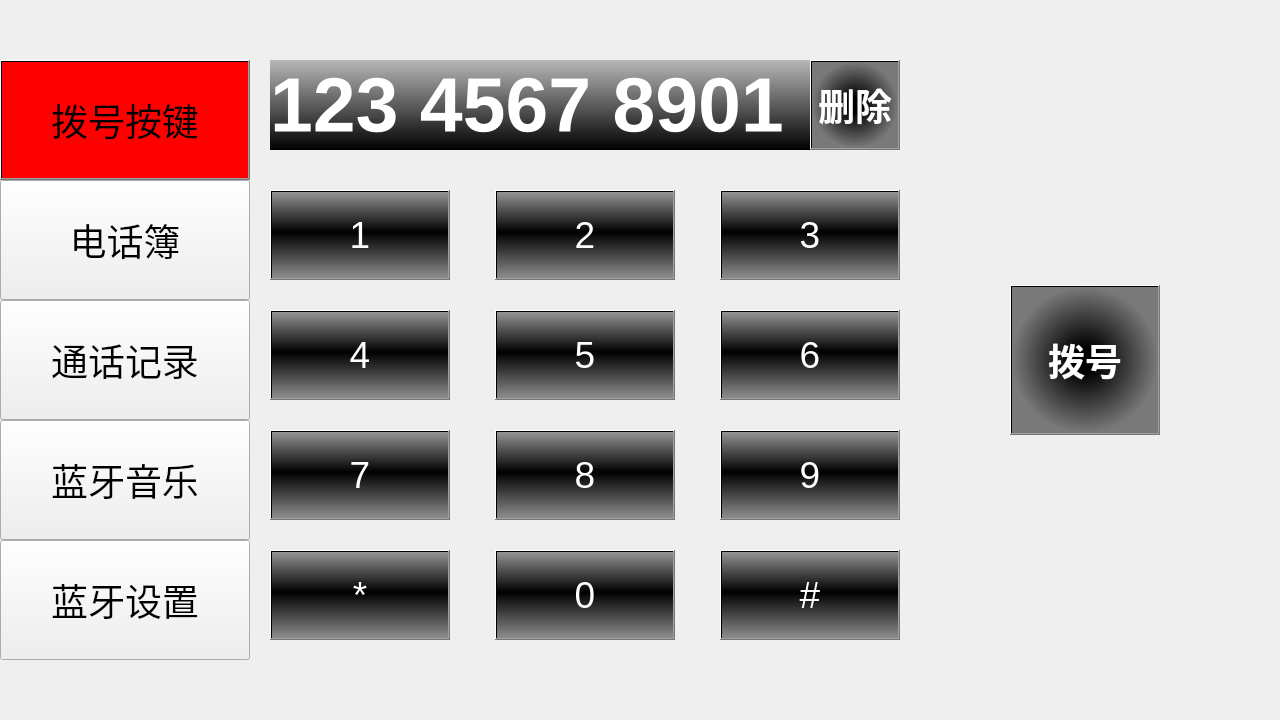
<?xml version="1.0" encoding="UTF-8"?>
<ui version="4.0">
 <class>CALL</class>
 <widget class="QWidget" name="CALL">
  <property name="geometry">
   <rect>
    <x>0</x>
    <y>0</y>
    <width>1280</width>
    <height>720</height>
   </rect>
  </property>
  <property name="windowTitle">
   <string>Form</string>
  </property>
  <widget class="QPushButton" name="pushButton_page1">
   <property name="geometry">
    <rect>
     <x>0</x>
     <y>60</y>
     <width>250</width>
     <height>120</height>
    </rect>
   </property>
   <property name="font">
    <font>
     <pointsize>28</pointsize>
    </font>
   </property>
   <property name="styleSheet">
    <string notr="true">background-color: qlineargradient(spread:pad, x1:0, y1:0, x2:0, y2:1, stop:0 rgba(255, 0, 0, 255), stop:1 rgba(255, 0, 0, 255));</string>
   </property>
   <property name="text">
    <string>拨号按键</string>
   </property>
  </widget>
  <widget class="QPushButton" name="pushButton_page4">
   <property name="geometry">
    <rect>
     <x>0</x>
     <y>420</y>
     <width>250</width>
     <height>120</height>
    </rect>
   </property>
   <property name="font">
    <font>
     <pointsize>28</pointsize>
    </font>
   </property>
   <property name="text">
    <string>蓝牙音乐</string>
   </property>
  </widget>
  <widget class="QPushButton" name="pushButton_page3">
   <property name="geometry">
    <rect>
     <x>0</x>
     <y>300</y>
     <width>250</width>
     <height>120</height>
    </rect>
   </property>
   <property name="font">
    <font>
     <pointsize>28</pointsize>
    </font>
   </property>
   <property name="text">
    <string>通话记录</string>
   </property>
  </widget>
  <widget class="QPushButton" name="pushButton_page2">
   <property name="geometry">
    <rect>
     <x>0</x>
     <y>180</y>
     <width>250</width>
     <height>120</height>
    </rect>
   </property>
   <property name="font">
    <font>
     <pointsize>28</pointsize>
    </font>
   </property>
   <property name="text">
    <string>电话簿</string>
   </property>
  </widget>
  <widget class="QPushButton" name="pushButton_page5">
   <property name="geometry">
    <rect>
     <x>0</x>
     <y>540</y>
     <width>250</width>
     <height>120</height>
    </rect>
   </property>
   <property name="font">
    <font>
     <pointsize>28</pointsize>
    </font>
   </property>
   <property name="text">
    <string>蓝牙设置</string>
   </property>
  </widget>
  <widget class="QStackedWidget" name="stackedWidget">
   <property name="geometry">
    <rect>
     <x>260</x>
     <y>20</y>
     <width>1030</width>
     <height>700</height>
    </rect>
   </property>
   <property name="currentIndex">
    <number>0</number>
   </property>
   <widget class="QWidget" name="page_1">
    <widget class="QPushButton" name="pushButton_number1">
     <property name="geometry">
      <rect>
       <x>10</x>
       <y>170</y>
       <width>180</width>
       <height>90</height>
      </rect>
     </property>
     <property name="font">
      <font>
       <pointsize>28</pointsize>
      </font>
     </property>
     <property name="styleSheet">
      <string notr="true">background-color: qlineargradient(spread:pad, x1:1, y1:1, x2:1, y2:0, stop:0 rgba(141, 141, 141, 255), stop:0.534091 rgba(0, 0, 0, 255), stop:1 rgba(148, 148, 148, 255));
color: rgb(255, 255, 255);</string>
     </property>
     <property name="text">
      <string>1</string>
     </property>
    </widget>
    <widget class="QPushButton" name="pushButton_sign">
     <property name="geometry">
      <rect>
       <x>460</x>
       <y>530</y>
       <width>180</width>
       <height>90</height>
      </rect>
     </property>
     <property name="font">
      <font>
       <pointsize>28</pointsize>
      </font>
     </property>
     <property name="styleSheet">
      <string notr="true">background-color: qlineargradient(spread:pad, x1:1, y1:1, x2:1, y2:0, stop:0 rgba(141, 141, 141, 255), stop:0.534091 rgba(0, 0, 0, 255), stop:1 rgba(148, 148, 148, 255));
color: rgb(255, 255, 255);</string>
     </property>
     <property name="text">
      <string>#</string>
     </property>
    </widget>
    <widget class="QPushButton" name="pushButton_number8">
     <property name="geometry">
      <rect>
       <x>235</x>
       <y>410</y>
       <width>180</width>
       <height>90</height>
      </rect>
     </property>
     <property name="font">
      <font>
       <pointsize>28</pointsize>
      </font>
     </property>
     <property name="styleSheet">
      <string notr="true">background-color: qlineargradient(spread:pad, x1:1, y1:1, x2:1, y2:0, stop:0 rgba(141, 141, 141, 255), stop:0.534091 rgba(0, 0, 0, 255), stop:1 rgba(148, 148, 148, 255));
color: rgb(255, 255, 255);</string>
     </property>
     <property name="text">
      <string>8</string>
     </property>
    </widget>
    <widget class="QPushButton" name="pushButton_callphone">
     <property name="geometry">
      <rect>
       <x>750</x>
       <y>265</y>
       <width>150</width>
       <height>150</height>
      </rect>
     </property>
     <property name="font">
      <font>
       <pointsize>28</pointsize>
       <weight>75</weight>
       <bold>true</bold>
      </font>
     </property>
     <property name="styleSheet">
      <string notr="true">background-color: qradialgradient(spread:pad, cx:0.5, cy:0.5, radius:0.5, fx:0.5, fy:0.5, stop:0.170455 rgba(0, 0, 0, 255), stop:1 rgba(121, 121, 121, 255));
color: rgb(255, 255, 255);</string>
     </property>
     <property name="text">
      <string>拨号</string>
     </property>
    </widget>
    <widget class="QPushButton" name="pushButton_number2">
     <property name="geometry">
      <rect>
       <x>235</x>
       <y>170</y>
       <width>180</width>
       <height>90</height>
      </rect>
     </property>
     <property name="font">
      <font>
       <pointsize>28</pointsize>
      </font>
     </property>
     <property name="styleSheet">
      <string notr="true">background-color: qlineargradient(spread:pad, x1:1, y1:1, x2:1, y2:0, stop:0 rgba(141, 141, 141, 255), stop:0.534091 rgba(0, 0, 0, 255), stop:1 rgba(148, 148, 148, 255));
color: rgb(255, 255, 255);</string>
     </property>
     <property name="text">
      <string>2</string>
     </property>
    </widget>
    <widget class="QPushButton" name="pushButton_number5">
     <property name="geometry">
      <rect>
       <x>235</x>
       <y>290</y>
       <width>180</width>
       <height>90</height>
      </rect>
     </property>
     <property name="font">
      <font>
       <pointsize>28</pointsize>
      </font>
     </property>
     <property name="styleSheet">
      <string notr="true">background-color: qlineargradient(spread:pad, x1:1, y1:1, x2:1, y2:0, stop:0 rgba(141, 141, 141, 255), stop:0.534091 rgba(0, 0, 0, 255), stop:1 rgba(148, 148, 148, 255));
color: rgb(255, 255, 255);</string>
     </property>
     <property name="text">
      <string>5</string>
     </property>
    </widget>
    <widget class="QPushButton" name="pushButton_star">
     <property name="geometry">
      <rect>
       <x>10</x>
       <y>530</y>
       <width>180</width>
       <height>90</height>
      </rect>
     </property>
     <property name="font">
      <font>
       <pointsize>28</pointsize>
      </font>
     </property>
     <property name="styleSheet">
      <string notr="true">background-color: qlineargradient(spread:pad, x1:1, y1:1, x2:1, y2:0, stop:0 rgba(141, 141, 141, 255), stop:0.534091 rgba(0, 0, 0, 255), stop:1 rgba(148, 148, 148, 255));
color: rgb(255, 255, 255);</string>
     </property>
     <property name="text">
      <string>*</string>
     </property>
    </widget>
    <widget class="QPushButton" name="pushButton_number9">
     <property name="geometry">
      <rect>
       <x>460</x>
       <y>410</y>
       <width>180</width>
       <height>90</height>
      </rect>
     </property>
     <property name="font">
      <font>
       <pointsize>28</pointsize>
      </font>
     </property>
     <property name="styleSheet">
      <string notr="true">background-color: qlineargradient(spread:pad, x1:1, y1:1, x2:1, y2:0, stop:0 rgba(141, 141, 141, 255), stop:0.534091 rgba(0, 0, 0, 255), stop:1 rgba(148, 148, 148, 255));
color: rgb(255, 255, 255);</string>
     </property>
     <property name="text">
      <string>9</string>
     </property>
    </widget>
    <widget class="QPushButton" name="pushButton_number4">
     <property name="geometry">
      <rect>
       <x>10</x>
       <y>290</y>
       <width>180</width>
       <height>90</height>
      </rect>
     </property>
     <property name="font">
      <font>
       <pointsize>28</pointsize>
      </font>
     </property>
     <property name="styleSheet">
      <string notr="true">background-color: qlineargradient(spread:pad, x1:1, y1:1, x2:1, y2:0, stop:0 rgba(141, 141, 141, 255), stop:0.534091 rgba(0, 0, 0, 255), stop:1 rgba(148, 148, 148, 255));
color: rgb(255, 255, 255);</string>
     </property>
     <property name="text">
      <string>4</string>
     </property>
    </widget>
    <widget class="QPushButton" name="pushButton_number3">
     <property name="geometry">
      <rect>
       <x>460</x>
       <y>170</y>
       <width>180</width>
       <height>90</height>
      </rect>
     </property>
     <property name="font">
      <font>
       <pointsize>28</pointsize>
      </font>
     </property>
     <property name="styleSheet">
      <string notr="true">background-color: qlineargradient(spread:pad, x1:1, y1:1, x2:1, y2:0, stop:0 rgba(141, 141, 141, 255), stop:0.534091 rgba(0, 0, 0, 255), stop:1 rgba(148, 148, 148, 255));
color: rgb(255, 255, 255);</string>
     </property>
     <property name="text">
      <string>3</string>
     </property>
    </widget>
    <widget class="QPushButton" name="pushButton_delete">
     <property name="geometry">
      <rect>
       <x>550</x>
       <y>40</y>
       <width>90</width>
       <height>90</height>
      </rect>
     </property>
     <property name="font">
      <font>
       <pointsize>28</pointsize>
       <weight>75</weight>
       <bold>true</bold>
      </font>
     </property>
     <property name="styleSheet">
      <string notr="true">background-color: qradialgradient(spread:pad, cx:0.5, cy:0.5, radius:0.5, fx:0.5, fy:0.5, stop:0.170455 rgba(0, 0, 0, 255), stop:1 rgba(121, 121, 121, 255));
color: rgb(255, 255, 255);</string>
     </property>
     <property name="text">
      <string>删除</string>
     </property>
    </widget>
    <widget class="QPushButton" name="pushButton_number7">
     <property name="geometry">
      <rect>
       <x>10</x>
       <y>410</y>
       <width>180</width>
       <height>90</height>
      </rect>
     </property>
     <property name="font">
      <font>
       <pointsize>28</pointsize>
      </font>
     </property>
     <property name="styleSheet">
      <string notr="true">background-color: qlineargradient(spread:pad, x1:1, y1:1, x2:1, y2:0, stop:0 rgba(141, 141, 141, 255), stop:0.534091 rgba(0, 0, 0, 255), stop:1 rgba(148, 148, 148, 255));
color: rgb(255, 255, 255);</string>
     </property>
     <property name="text">
      <string>7</string>
     </property>
    </widget>
    <widget class="QLabel" name="label_phoneNumber">
     <property name="geometry">
      <rect>
       <x>10</x>
       <y>40</y>
       <width>540</width>
       <height>90</height>
      </rect>
     </property>
     <property name="font">
      <font>
       <pointsize>58</pointsize>
       <weight>75</weight>
       <bold>true</bold>
      </font>
     </property>
     <property name="styleSheet">
      <string notr="true">color: rgb(255, 255, 255);
background-color: qlineargradient(spread:pad, x1:1, y1:1, x2:1, y2:0, stop:0 rgba(0, 0, 0, 255), stop:1 rgba(184, 184, 184, 255));</string>
     </property>
     <property name="text">
      <string>123 4567 8901</string>
     </property>
    </widget>
    <widget class="QPushButton" name="pushButton_number0">
     <property name="geometry">
      <rect>
       <x>235</x>
       <y>530</y>
       <width>180</width>
       <height>90</height>
      </rect>
     </property>
     <property name="font">
      <font>
       <pointsize>28</pointsize>
      </font>
     </property>
     <property name="styleSheet">
      <string notr="true">background-color: qlineargradient(spread:pad, x1:1, y1:1, x2:1, y2:0, stop:0 rgba(141, 141, 141, 255), stop:0.534091 rgba(0, 0, 0, 255), stop:1 rgba(148, 148, 148, 255));
color: rgb(255, 255, 255);</string>
     </property>
     <property name="text">
      <string>0</string>
     </property>
    </widget>
    <widget class="QPushButton" name="pushButton_number6">
     <property name="geometry">
      <rect>
       <x>460</x>
       <y>290</y>
       <width>180</width>
       <height>90</height>
      </rect>
     </property>
     <property name="font">
      <font>
       <pointsize>28</pointsize>
      </font>
     </property>
     <property name="styleSheet">
      <string notr="true">background-color: qlineargradient(spread:pad, x1:1, y1:1, x2:1, y2:0, stop:0 rgba(141, 141, 141, 255), stop:0.534091 rgba(0, 0, 0, 255), stop:1 rgba(148, 148, 148, 255));
color: rgb(255, 255, 255);</string>
     </property>
     <property name="text">
      <string>6</string>
     </property>
    </widget>
   </widget>
   <widget class="QWidget" name="page_2">
    <widget class="QTableView" name="tableView_Contacts">
     <property name="geometry">
      <rect>
       <x>100</x>
       <y>40</y>
       <width>630</width>
       <height>580</height>
      </rect>
     </property>
    </widget>
    <widget class="QPushButton" name="pushButton_Contacts_callPhone">
     <property name="geometry">
      <rect>
       <x>840</x>
       <y>380</y>
       <width>150</width>
       <height>150</height>
      </rect>
     </property>
     <property name="font">
      <font>
       <pointsize>28</pointsize>
       <weight>75</weight>
       <bold>true</bold>
      </font>
     </property>
     <property name="styleSheet">
      <string notr="true">background-color: qradialgradient(spread:pad, cx:0.5, cy:0.5, radius:0.5, fx:0.5, fy:0.5, stop:0.170455 rgba(0, 0, 0, 255), stop:1 rgba(121, 121, 121, 255));
color: rgb(255, 255, 255);</string>
     </property>
     <property name="text">
      <string>拨号</string>
     </property>
    </widget>
    <widget class="QPushButton" name="pushButton_Contacts_update">
     <property name="geometry">
      <rect>
       <x>840</x>
       <y>130</y>
       <width>150</width>
       <height>150</height>
      </rect>
     </property>
     <property name="font">
      <font>
       <pointsize>22</pointsize>
       <weight>75</weight>
       <bold>true</bold>
      </font>
     </property>
     <property name="styleSheet">
      <string notr="true">background-color: qradialgradient(spread:pad, cx:0.5, cy:0.5, radius:0.5, fx:0.5, fy:0.5, stop:0.170455 rgba(0, 0, 0, 255), stop:1 rgba(121, 121, 121, 255));
color: rgb(255, 255, 255);</string>
     </property>
     <property name="text">
      <string>更新联系人</string>
     </property>
    </widget>
   </widget>
   <widget class="QWidget" name="page_3">
    <widget class="QPushButton" name="pushButton_recordCall">
     <property name="geometry">
      <rect>
       <x>840</x>
       <y>265</y>
       <width>150</width>
       <height>150</height>
      </rect>
     </property>
     <property name="font">
      <font>
       <pointsize>28</pointsize>
       <weight>75</weight>
       <bold>true</bold>
      </font>
     </property>
     <property name="styleSheet">
      <string notr="true">background-color: qradialgradient(spread:pad, cx:0.5, cy:0.5, radius:0.5, fx:0.5, fy:0.5, stop:0.170455 rgba(0, 0, 0, 255), stop:1 rgba(121, 121, 121, 255));
color: rgb(255, 255, 255);</string>
     </property>
     <property name="text">
      <string>拨号</string>
     </property>
    </widget>
    <widget class="QTableView" name="tableView_records">
     <property name="geometry">
      <rect>
       <x>100</x>
       <y>40</y>
       <width>630</width>
       <height>580</height>
      </rect>
     </property>
     <property name="styleSheet">
      <string notr="true">color: rgb(255, 255, 255);</string>
     </property>
    </widget>
   </widget>
   <widget class="QWidget" name="page_4">
    <widget class="QPushButton" name="pushButton_PreSong">
     <property name="geometry">
      <rect>
       <x>110</x>
       <y>610</y>
       <width>230</width>
       <height>90</height>
      </rect>
     </property>
     <property name="font">
      <font>
       <pointsize>28</pointsize>
      </font>
     </property>
     <property name="styleSheet">
      <string notr="true">color: rgb(255, 255, 255);
background-color: qlineargradient(spread:pad, x1:1, y1:1, x2:1, y2:0, stop:0 rgba(141, 141, 141, 255), stop:0.534091 rgba(0, 0, 0, 255), stop:1 rgba(148, 148, 148, 255));</string>
     </property>
     <property name="text">
      <string>上一首</string>
     </property>
    </widget>
    <widget class="QPushButton" name="pushButton_play_or_stop">
     <property name="geometry">
      <rect>
       <x>340</x>
       <y>610</y>
       <width>230</width>
       <height>90</height>
      </rect>
     </property>
     <property name="font">
      <font>
       <pointsize>28</pointsize>
      </font>
     </property>
     <property name="styleSheet">
      <string notr="true">color: rgb(255, 255, 255);
background-color: qlineargradient(spread:pad, x1:1, y1:1, x2:1, y2:0, stop:0 rgba(141, 141, 141, 255), stop:0.534091 rgba(0, 0, 0, 255), stop:1 rgba(148, 148, 148, 255));</string>
     </property>
     <property name="text">
      <string>播放/暂停</string>
     </property>
    </widget>
    <widget class="QPushButton" name="pushButton_vol">
     <property name="geometry">
      <rect>
       <x>800</x>
       <y>610</y>
       <width>230</width>
       <height>90</height>
      </rect>
     </property>
     <property name="font">
      <font>
       <pointsize>28</pointsize>
      </font>
     </property>
     <property name="styleSheet">
      <string notr="true">background-color: qlineargradient(spread:pad, x1:1, y1:1, x2:1, y2:0, stop:0 rgba(141, 141, 141, 255), stop:0.534091 rgba(0, 0, 0, 255), stop:1 rgba(148, 148, 148, 255));
color: rgb(255, 255, 255);</string>
     </property>
     <property name="text">
      <string>音量</string>
     </property>
    </widget>
    <widget class="QSlider" name="verticalSlider_vol">
     <property name="geometry">
      <rect>
       <x>920</x>
       <y>450</y>
       <width>22</width>
       <height>160</height>
      </rect>
     </property>
     <property name="styleSheet">
      <string notr="true">selection-background-color: rgb(199, 199, 199);</string>
     </property>
     <property name="orientation">
      <enum>Qt::Vertical</enum>
     </property>
    </widget>
    <widget class="QPushButton" name="pushButton_nextSong">
     <property name="geometry">
      <rect>
       <x>570</x>
       <y>610</y>
       <width>230</width>
       <height>90</height>
      </rect>
     </property>
     <property name="font">
      <font>
       <pointsize>28</pointsize>
      </font>
     </property>
     <property name="styleSheet">
      <string notr="true">background-color: qlineargradient(spread:pad, x1:1, y1:1, x2:1, y2:0, stop:0 rgba(141, 141, 141, 255), stop:0.534091 rgba(0, 0, 0, 255), stop:1 rgba(148, 148, 148, 255));
color: rgb(255, 255, 255);</string>
     </property>
     <property name="text">
      <string>下一首</string>
     </property>
    </widget>
   </widget>
   <widget class="QWidget" name="page_5">
    <widget class="QLabel" name="label_2">
     <property name="geometry">
      <rect>
       <x>100</x>
       <y>40</y>
       <width>540</width>
       <height>60</height>
      </rect>
     </property>
     <property name="font">
      <font>
       <pointsize>28</pointsize>
       <weight>75</weight>
       <bold>true</bold>
      </font>
     </property>
     <property name="styleSheet">
      <string notr="true">background-color: rgb(255, 255, 255);
</string>
     </property>
     <property name="text">
      <string>蓝牙</string>
     </property>
    </widget>
    <widget class="QPushButton" name="pushButton_open_or_close">
     <property name="geometry">
      <rect>
       <x>580</x>
       <y>40</y>
       <width>60</width>
       <height>60</height>
      </rect>
     </property>
     <property name="font">
      <font>
       <pointsize>16</pointsize>
      </font>
     </property>
     <property name="text">
      <string>开/关</string>
     </property>
    </widget>
    <widget class="QPushButton" name="pushButton_disconnect">
     <property name="geometry">
      <rect>
       <x>790</x>
       <y>310</y>
       <width>60</width>
       <height>161</height>
      </rect>
     </property>
     <property name="font">
      <font>
       <pointsize>16</pointsize>
      </font>
     </property>
     <property name="text">
      <string>断开</string>
     </property>
    </widget>
    <widget class="Line" name="line_2">
     <property name="geometry">
      <rect>
       <x>100</x>
       <y>160</y>
       <width>540</width>
       <height>2</height>
      </rect>
     </property>
     <property name="styleSheet">
      <string notr="true">background-color: rgb(213, 213, 213);</string>
     </property>
     <property name="orientation">
      <enum>Qt::Horizontal</enum>
     </property>
    </widget>
    <widget class="QLabel" name="label_3">
     <property name="geometry">
      <rect>
       <x>100</x>
       <y>100</y>
       <width>270</width>
       <height>60</height>
      </rect>
     </property>
     <property name="font">
      <font>
       <pointsize>28</pointsize>
       <weight>75</weight>
       <bold>true</bold>
      </font>
     </property>
     <property name="styleSheet">
      <string notr="true">background-color: rgb(255, 255, 255);</string>
     </property>
     <property name="text">
      <string>设备名称</string>
     </property>
    </widget>
    <widget class="QLabel" name="label_7">
     <property name="geometry">
      <rect>
       <x>100</x>
       <y>280</y>
       <width>540</width>
       <height>30</height>
      </rect>
     </property>
     <property name="font">
      <font>
       <pointsize>14</pointsize>
       <weight>50</weight>
       <bold>false</bold>
      </font>
     </property>
     <property name="styleSheet">
      <string notr="true">
background-color: rgb(230, 230, 230);</string>
     </property>
     <property name="text">
      <string>已配对设备</string>
     </property>
    </widget>
    <widget class="QListWidget" name="listWidget_MF_device">
     <property name="geometry">
      <rect>
       <x>100</x>
       <y>310</y>
       <width>540</width>
       <height>160</height>
      </rect>
     </property>
     <property name="font">
      <font>
       <family>Adobe Devanagari</family>
       <pointsize>24</pointsize>
       <weight>50</weight>
       <italic>false</italic>
       <bold>false</bold>
      </font>
     </property>
     <property name="styleSheet">
      <string notr="true">font: 24pt &quot;Adobe Devanagari&quot;;</string>
     </property>
    </widget>
    <widget class="QListWidget" name="listWidget_SF_Dev">
     <property name="geometry">
      <rect>
       <x>100</x>
       <y>190</y>
       <width>540</width>
       <height>90</height>
      </rect>
     </property>
     <property name="styleSheet">
      <string notr="true">border-top-color: rgb(255, 255, 255);
font: 24pt &quot;Adobe Devanagari&quot;;
border-right-color: rgb(255, 255, 255);
border-left-color: rgb(255, 255, 255);
border-bottom-color: rgb(255, 255, 255);</string>
     </property>
    </widget>
    <widget class="QLabel" name="label_4">
     <property name="geometry">
      <rect>
       <x>370</x>
       <y>100</y>
       <width>270</width>
       <height>60</height>
      </rect>
     </property>
     <property name="styleSheet">
      <string notr="true">background-color: rgb(255, 255, 255);
font: 75 28pt &quot;ADMUI3Lg&quot;;
color: rgb(145, 145, 145);</string>
     </property>
     <property name="text">
      <string>&lt;html&gt;&lt;head/&gt;&lt;body&gt;&lt;p align=&quot;right&quot;&gt;&lt;span style=&quot; font-weight:600;&quot;&gt;RD-1&lt;/span&gt;&lt;/p&gt;&lt;/body&gt;&lt;/html&gt;</string>
     </property>
    </widget>
    <widget class="QLabel" name="label_5">
     <property name="geometry">
      <rect>
       <x>100</x>
       <y>161</y>
       <width>540</width>
       <height>30</height>
      </rect>
     </property>
     <property name="font">
      <font>
       <pointsize>14</pointsize>
       <weight>50</weight>
       <bold>false</bold>
      </font>
     </property>
     <property name="styleSheet">
      <string notr="true">
background-color: rgb(230, 230, 230);</string>
     </property>
     <property name="text">
      <string>可用设备</string>
     </property>
    </widget>
    <widget class="QPushButton" name="pushButton_connect">
     <property name="geometry">
      <rect>
       <x>650</x>
       <y>310</y>
       <width>61</width>
       <height>161</height>
      </rect>
     </property>
     <property name="text">
      <string>连接</string>
     </property>
    </widget>
   </widget>
  </widget>
 </widget>
 <resources/>
 <connections/>
</ui>
